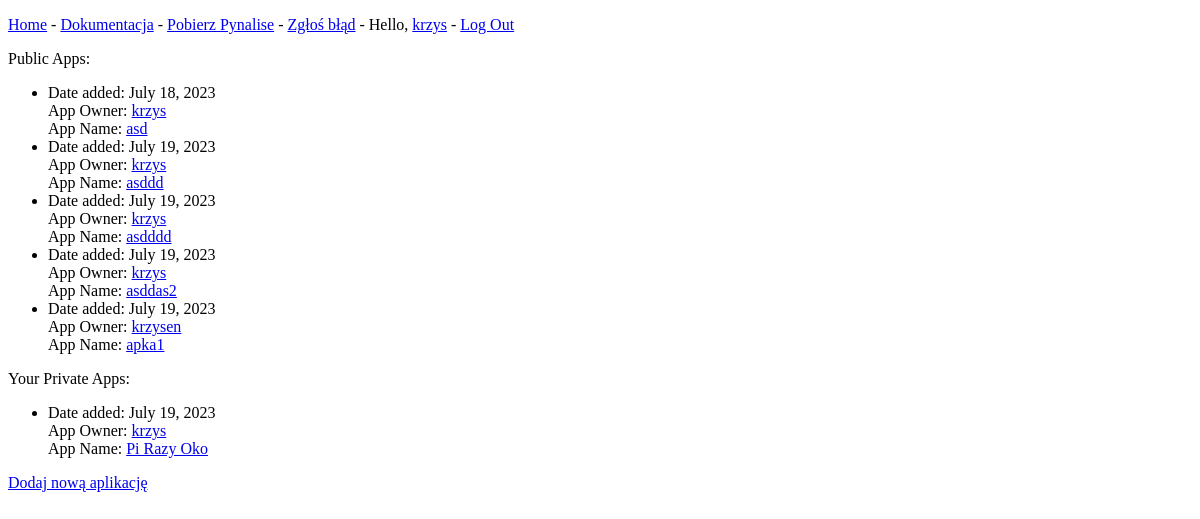
/apps/ (signed in), run on an earlier commit of the app's database.
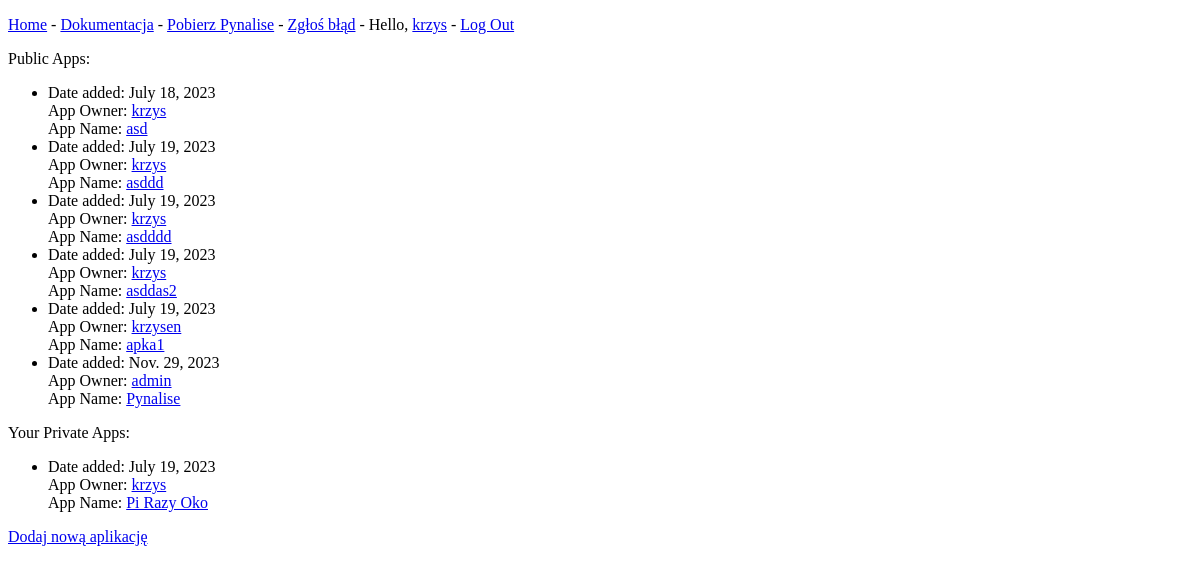
And on a later commit of the database.
### AppFixB1/models.py (models this page shows, shortened)
class App(models.Model):
    id = models.AutoField(primary_key=True)
    name = models.CharField(max_length=255, unique=True)
    description = models.TextField(blank=True, null=True)
    category = models.CharField(max_length=255)
    price = models.FloatField(blank=True, null=True)
    version = models.CharField(max_length=255, blank=True, null=True)
    date_added = models.DateField(auto_now_add=True)
    access = models.CharField(max_length=255, choices=[(choice.value, choice.value) for choice in AccessChoices],
                              default=AccessChoices.PUBLIC.value)
    rating = models.DecimalField(max_digits=5, decimal_places=2, blank=True, null=True)
    owner = models.ForeignKey(User, on_delete=models.SET_NULL, null=True, blank=True)
    class Meta:
        verbose_name_plural = 'Apps'

class User(AbstractBaseUser):
    is_active = models.BooleanField(default=True)
    is_staff = models.BooleanField(default=False)
    is_admin = models.BooleanField(default=False)
    is_online = models.BooleanField(default=False)
    login = models.CharField(max_length=255, unique=True)
    email = models.EmailField(unique=True)
    name = models.CharField(max_length=255, blank=True)
    surname = models.CharField(max_length=255, blank=True)
    phone_number = models.CharField(max_length=20, blank=True, null=True)
    role = models.CharField(max_length=50, choices=[('Admin', 'Admin'), ('User', 'User')], default='User')
    upvotes = models.IntegerField(default=0)
    date_registration = models.DateTimeField(auto_now_add=True)
    last_activity = models.DateTimeField(null=True, blank=True)
    github_profile = models.CharField(max_length=255, blank=True, null=True)
    linkedin_profile = models.CharField(max_length=255, blank=True, null=True)
    twitter_profile = models.CharField(max_length=255, blank=True, null=True)
    discord_profile = models.CharField(max_length=255, blank=True, null=True)
    USERNAME_FIELD = 'login'
    REQUIRED_FIELDS = ['email', 'password']
    objects = MyUserManager()  # new

### AppFixB1/views.py (the view)
# urls.py: path('apps/', views.apps, name='apps'),
@login_required(login_url='users:login')
def apps(request):
    apps = App.objects.order_by('date_added')
    user = request.user
    context = {'apps': apps, 'user': user}
    return render(request, 'apps.html', context)

### templates/apps.html (shortened to what this page needs)
<!DOCTYPE html>
<html lang="en">
<head>
</head>
<body>
{% extends "base.html" %}
{% block content %}
<p>Public Apps:</p>
<ul>
    {% for app in apps %}
        {% if app.access == 'public' %}
        <li>
            Date added: <a>{{ app.date_added }} <br></a>
            App Owner: <a href="{% url 'view_profile' app.owner.id %}">{{ app.owner.login }}  <br></a>
            App Name: <a href="{% url 'app' app.id %}">{{ app.name }}</a>
        </li>
        {% endif %}
    {% empty %}
        <li>Nie została jeszcze dodana żadna aplikacja.</li>
    {% endfor %}
</ul>
    <p>Your Private Apps:</p>
<ul>
    {% for app in apps %}
        {% if app.access == 'private' and app.owner == user %}
        <li>
            Date added: <a>{{ app.date_added }} <br></a>
            App Owner: <a href="{% url 'view_profile' app.owner.id %}">{{ app.owner.login }}  <br></a>
            App Name: <a href="{% url 'app' app.id %}">{{ app.name }}</a>
        </li>
        {% endif %}
    {% empty %}
        <li>Nie została jeszcze dodana żadna aplikacja.</li>
    {% endfor %}
</ul>
   <a href="{% url 'new_app' %}">Dodaj nową aplikację</a>
{% endblock content %}

What changed in the data, as far as the page shows it:
added App: date_added "Nov. 29, 2023", owner.login "admin", name "Pynalise"
